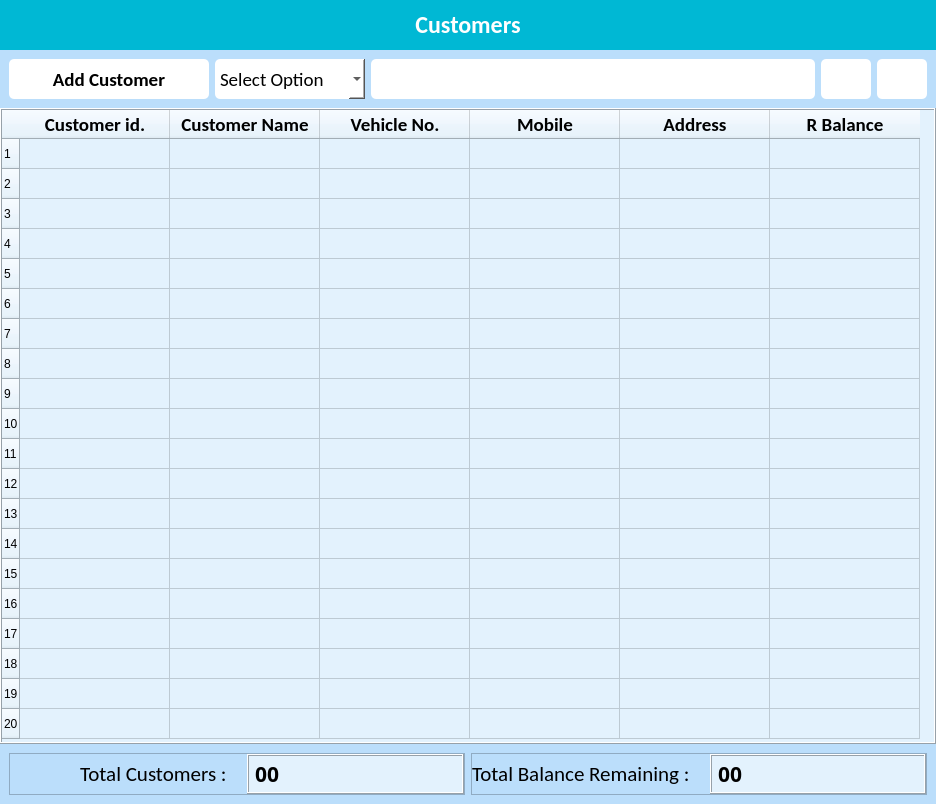
            <widget class="QWidget" name="customer_page">
              <property name="styleSheet">
                <string notr="true">*{
	background-color: #e3f2fd;
}

#lbl_customer {
	background-color: #00b8d4;
	color: white;
}

#customer_upper_widget {
	background-color: #bbdefb;
}

#cust_bottom_widget {
	background-color: #bbdefb;
}

#total_cust_frame {
	background-color: #bbdefb;
}

#total_rem_bal_frame {
	background-color: #bbdefb;
}

#lbl_total_customers {
	background-color: #bbdefb;
}

#lbl_total_remaining {
	background-color: #bbdefb;
}

#btn_add_customer {
	background-color: #fff;
	border-radius: 5px;
}

#search_option_customer {
	background-color: #fff;
	border-radius: 5px;
}

#txt_search_customer {
	background-color: #fff;
	border-radius: 5px;
}

#btn_search_customer {
	background-color: #fff;
	border-radius: 5px;
}

#btn_refresh_customer {
	background-color: #fff;
	border-radius: 5px;
}</string>
              </property>
              <layout class="QVBoxLayout" name="verticalLayout_2">
                <property name="spacing">
                  <number>0</number>
                </property>
                <property name="leftMargin">
                  <number>0</number>
                </property>
                <property name="topMargin">
                  <number>0</number>
                </property>
                <property name="rightMargin">
                  <number>0</number>
                </property>
                <property name="bottomMargin">
                  <number>0</number>
                </property>
                <item>
                  <widget class="QLabel" name="lbl_customer">
                    <property name="minimumSize">
                      <size>
                        <width>0</width>
                        <height>50</height>
                      </size>
                    </property>
                    <property name="maximumSize">
                      <size>
                        <width>16777215</width>
                        <height>50</height>
                      </size>
                    </property>
                    <property name="font">
                      <font>
                        <family>Calibri</family>
                        <pointsize>18</pointsize>
                        <weight>75</weight>
                        <bold>true</bold>
                      </font>
                    </property>
                    <property name="text">
                      <string>Customers</string>
                    </property>
                    <property name="alignment">
                      <set>Qt::AlignCenter</set>
                    </property>
                    <property name="margin">
                      <number>10</number>
                    </property>
                  </widget>
                </item>
                <item>
                  <widget class="QWidget" name="customer_upper_widget" native="true">
                    <layout class="QHBoxLayout" name="horizontalLayout_2">
                      <item>
                        <widget class="QPushButton" name="btn_add_customer">
                          <property name="minimumSize">
                            <size>
                              <width>200</width>
                              <height>40</height>
                            </size>
                          </property>
                          <property name="maximumSize">
                            <size>
                              <width>300</width>
                              <height>40</height>
                            </size>
                          </property>
                          <property name="font">
                            <font>
                              <family>Calibri</family>
                              <pointsize>14</pointsize>
                              <weight>75</weight>
                              <bold>true</bold>
                            </font>
                          </property>
                          <property name="cursor">
                            <cursorShape>OpenHandCursor</cursorShape>
                          </property>
                          <property name="text">
                            <string>Add Customer</string>
                          </property>
                          <property name="icon">
                            <iconset resource="resources.qrc">
                              <normaloff>:/icons/assets/icons/plus.png</normaloff>:/icons/assets/icons/plus.png</iconset>
                          </property>
                          <property name="iconSize">
                            <size>
                              <width>32</width>
                              <height>32</height>
                            </size>
                          </property>
                        </widget>
                      </item>
                      <item>
                        <widget class="QComboBox" name="search_option_customer">
                          <property name="minimumSize">
                            <size>
                              <width>150</width>
                              <height>40</height>
                            </size>
                          </property>
                          <property name="maximumSize">
                            <size>
                              <width>200</width>
                              <height>40</height>
                            </size>
                          </property>
                          <property name="font">
                            <font>
                              <family>Calibri</family>
                              <pointsize>14</pointsize>
                            </font>
                          </property>
                          <property name="cursor">
                            <cursorShape>OpenHandCursor</cursorShape>
                          </property>
                          <item>
                            <property name="text">
                              <string>Select Option</string>
                            </property>
                          </item>
                          <item>
                            <property name="text">
                              <string>By Name</string>
                            </property>
                          </item>
                          <item>
                            <property name="text">
                              <string>By Contact</string>
                            </property>
                          </item>
                          <item>
                            <property name="text">
                              <string>By Vehicle</string>
                            </property>
                          </item>
                        </widget>
                      </item>
                      <item>
                        <widget class="QLineEdit" name="txt_search_customer">
                          <property name="minimumSize">
                            <size>
                              <width>400</width>
                              <height>40</height>
                            </size>
                          </property>
                          <property name="maximumSize">
                            <size>
                              <width>500</width>
                              <height>40</height>
                            </size>
                          </property>
                          <property name="font">
                            <font>
                              <family>Calibri</family>
                              <pointsize>14</pointsize>
                            </font>
                          </property>
                        </widget>
                      </item>
                      <item>
                        <widget class="QPushButton" name="btn_search_customer">
                          <property name="minimumSize">
                            <size>
                              <width>50</width>
                              <height>40</height>
                            </size>
                          </property>
                          <property name="maximumSize">
                            <size>
                              <width>50</width>
                              <height>40</height>
                            </size>
                          </property>
                          <property name="cursor">
                            <cursorShape>OpenHandCursor</cursorShape>
                          </property>
                          <property name="text">
                            <string/>
                          </property>
                          <property name="icon">
                            <iconset resource="resources.qrc">
                              <normaloff>:/icons/assets/icons/search.png</normaloff>:/icons/assets/icons/search.png</iconset>
                          </property>
                          <property name="iconSize">
                            <size>
                              <width>32</width>
                              <height>32</height>
                            </size>
                          </property>
                        </widget>
                      </item>
                      <item alignment="Qt::AlignRight">
                        <widget class="QPushButton" name="btn_refresh_customer">
                          <property name="minimumSize">
                            <size>
                              <width>50</width>
                              <height>40</height>
                            </size>
                          </property>
                          <property name="maximumSize">
                            <size>
                              <width>50</width>
                              <height>40</height>
                            </size>
                          </property>
                          <property name="cursor">
                            <cursorShape>OpenHandCursor</cursorShape>
                          </property>
                          <property name="text">
                            <string/>
                          </property>
                          <property name="icon">
                            <iconset resource="resources.qrc">
                              <normaloff>:/icons/assets/icons/refresh.png</normaloff>:/icons/assets/icons/refresh.png</iconset>
                          </property>
                          <property name="iconSize">
                            <size>
                              <width>32</width>
                              <height>32</height>
                            </size>
                          </property>
                        </widget>
                      </item>
                    </layout>
                  </widget>
                </item>
                <item>
                  <widget class="QTableWidget" name="customer_table">
                  <property name="font">
                      <font>
                        <family>Calibri</family>
                        <pointsize>14</pointsize>
                      </font>
                    </property>
                    <property name="frameShape">
                      <enum>QFrame::Box</enum>
                    </property>
                    <property name="frameShadow">
                      <enum>QFrame::Raised</enum>
                    </property>
                    <property name="sizeAdjustPolicy">
                      <enum>QAbstractScrollArea::AdjustToContents</enum>
                    </property>
                    <property name="editTriggers">
                      <set>QAbstractItemView::NoEditTriggers</set>
                    </property>
                    <property name="dragDropOverwriteMode">
                      <bool>true</bool>
                    </property>
                    <property name="alternatingRowColors">
                      <bool>false</bool>
                    </property>
                    <property name="selectionMode">
                      <enum>QAbstractItemView::SingleSelection</enum>
                    </property>
                    <property name="selectionBehavior">
                      <enum>QAbstractItemView::SelectRows</enum>
                    </property>
                    <property name="textElideMode">
                      <enum>Qt::ElideRight</enum>
                    </property>
                    <property name="showGrid">
                      <bool>true</bool>
                    </property>
                    <property name="gridStyle">
                      <enum>Qt::SolidLine</enum>
                    </property>
                    <property name="sortingEnabled">
                      <bool>true</bool>
                    </property>
                    <property name="cornerButtonEnabled">
                      <bool>true</bool>
                    </property>
                    <property name="rowCount">
                      <number>20</number>
                    </property>
                    <attribute name="horizontalHeaderVisible">
                      <bool>true</bool>
                    </attribute>
                    <attribute name="horizontalHeaderCascadingSectionResizes">
                      <bool>true</bool>
                    </attribute>
                    <attribute name="horizontalHeaderDefaultSectionSize">
                      <number>150</number>
                    </attribute>
                    <attribute name="horizontalHeaderShowSortIndicator" stdset="0">
                      <bool>true</bool>
                    </attribute>
                    <attribute name="verticalHeaderVisible">
                      <bool>true</bool>
                    </attribute>
                    <attribute name="verticalHeaderHighlightSections">
                      <bool>true</bool>
                    </attribute>
                    <attribute name="verticalHeaderMinimumSectionSize">
                      <number>30</number>
                    </attribute>
                    <attribute name="verticalHeaderShowSortIndicator" stdset="0">
                      <bool>false</bool>
                    </attribute>
                    <row/>
                    <row/>
                    <row/>
                    <row/>
                    <row/>
                    <row/>
                    <row/>
                    <row/>
                    <row/>
                    <row/>
                    <row/>
                    <row/>
                    <row/>
                    <row/>
                    <row/>
                    <row/>
                    <row/>
                    <row/>
                    <row/>
                    <row/>
                    <column>
                      <property name="text">
                        <string>Customer id.</string>
                      </property>
                      <property name="font">
                        <font>
                          <family>Calibri</family>
                          <pointsize>14</pointsize>
                          <weight>75</weight>
                          <bold>true</bold>
                        </font>
                      </property>
                    </column>
                    <column>
                      <property name="text">
                        <string>Customer Name</string>
                      </property>
                      <property name="font">
                        <font>
                          <family>Calibri</family>
                          <pointsize>14</pointsize>
                          <weight>75</weight>
                          <bold>true</bold>
                        </font>
                      </property>
                    </column>
                    
                    <column>
                      <property name="text">
                        <string>Vehicle No.</string>
                      </property>
                      <property name="font">
                        <font>
                          <family>Calibri</family>
                          <pointsize>14</pointsize>
                          <weight>75</weight>
                          <bold>true</bold>
                        </font>
                      </property>
                    </column>
                    <column>
                      <property name="text">
                        <string>Mobile</string>
                      </property>
                      <property name="font">
                        <font>
                          <family>Calibri</family>
                          <pointsize>14</pointsize>
                          <weight>75</weight>
                          <bold>true</bold>
                        </font>
                      </property>
                    </column>
                    <column>
                      <property name="text">
                        <string>Address</string>
                      </property>
                      <property name="font">
                        <font>
                          <family>Calibri</family>
                          <pointsize>14</pointsize>
                          <weight>75</weight>
                          <bold>true</bold>
                        </font>
                      </property>
                    </column>
                    <column>
                      <property name="text">
                        <string>R Balance</string>
                      </property>
                      <property name="font">
                        <font>
                          <family>Calibri</family>
                          <pointsize>14</pointsize>
                          <weight>75</weight>
                          <bold>true</bold>
                        </font>
                      </property>
                    </column>
                  </widget>
                </item>
                <item>
                  <widget class="QWidget" name="cust_bottom_widget" native="true">
                    <layout class="QHBoxLayout" name="horizontalLayout_13">
                      <item>
                        <widget class="QFrame" name="total_cust_frame">
                          <property name="frameShape">
                            <enum>QFrame::StyledPanel</enum>
                          </property>
                          <property name="frameShadow">
                            <enum>QFrame::Raised</enum>
                          </property>
                          <layout class="QHBoxLayout" name="horizontalLayout_12">
                            <property name="spacing">
                              <number>20</number>
                            </property>
                            <property name="leftMargin">
                              <number>0</number>
                            </property>
                            <property name="topMargin">
                              <number>0</number>
                            </property>
                            <property name="rightMargin">
                              <number>0</number>
                            </property>
                            <property name="bottomMargin">
                              <number>0</number>
                            </property>
                            <item alignment="Qt::AlignRight">
                              <widget class="QLabel" name="lbl_total_customers">
                                <property name="font">
                                  <font>
                                    <family>Calibri</family>
                                    <pointsize>16</pointsize>
                                  </font>
                                </property>
                                <property name="text">
                                  <string>Total Customers :</string>
                                </property>
                              </widget>
                            </item>
                            <item>
                              <widget class="QLabel" name="txt_total_customers">
                                <property name="minimumSize">
                                  <size>
                                    <width>0</width>
                                    <height>40</height>
                                  </size>
                                </property>
                                <property name="font">
                                  <font>
                                    <family>Calibri Light</family>
                                    <pointsize>16</pointsize>
                                    <weight>75</weight>
                                    <bold>true</bold>
                                  </font>
                                </property>
                                <property name="frameShape">
                                  <enum>QFrame::Box</enum>
                                </property>
                                <property name="frameShadow">
                                  <enum>QFrame::Raised</enum>
                                </property>
                                <property name="text">
                                  <string>00</string>
                                </property>
                              </widget>
                            </item>
                          </layout>
                        </widget>
                      </item>
                      <item>
                        <widget class="QFrame" name="total_rem_bal_frame">
                          <property name="frameShape">
                            <enum>QFrame::StyledPanel</enum>
                          </property>
                          <property name="frameShadow">
                            <enum>QFrame::Raised</enum>
                          </property>
                          <layout class="QHBoxLayout" name="horizontalLayout_11">
                            <property name="spacing">
                              <number>20</number>
                            </property>
                            <property name="leftMargin">
                              <number>0</number>
                            </property>
                            <property name="topMargin">
                              <number>0</number>
                            </property>
                            <property name="rightMargin">
                              <number>0</number>
                            </property>
                            <property name="bottomMargin">
                              <number>0</number>
                            </property>
                            <item alignment="Qt::AlignRight">
                              <widget class="QLabel" name="lbl_total_remaining">
                                <property name="font">
                                  <font>
                                    <family>Calibri</family>
                                    <pointsize>16</pointsize>
                                  </font>
                                </property>
                                <property name="text">
                                  <string>Total Balance Remaining :</string>
                                </property>
                              </widget>
                            </item>
                            <item>
                              <widget class="QLabel" name="txt_total_rem_balance">
                                <property name="minimumSize">
                                  <size>
                                    <width>0</width>
                                    <height>40</height>
                                  </size>
                                </property>
                                <property name="font">
                                  <font>
                                    <family>Calibri Light</family>
                                    <pointsize>16</pointsize>
                                    <weight>75</weight>
                                    <bold>true</bold>
                                  </font>
                                </property>
                                <property name="frameShape">
                                  <enum>QFrame::Box</enum>
                                </property>
                                <property name="frameShadow">
                                  <enum>QFrame::Raised</enum>
                                </property>
                                <property name="text">
                                  <string>00</string>
                                </property>
                                <property name="textFormat">
                                  <enum>Qt::AutoText</enum>
                                </property>
                              </widget>
                            </item>
                          </layout>
                        </widget>
                      </item>
                    </layout>
                  </widget>
                </item>
              </layout>
            </widget>
